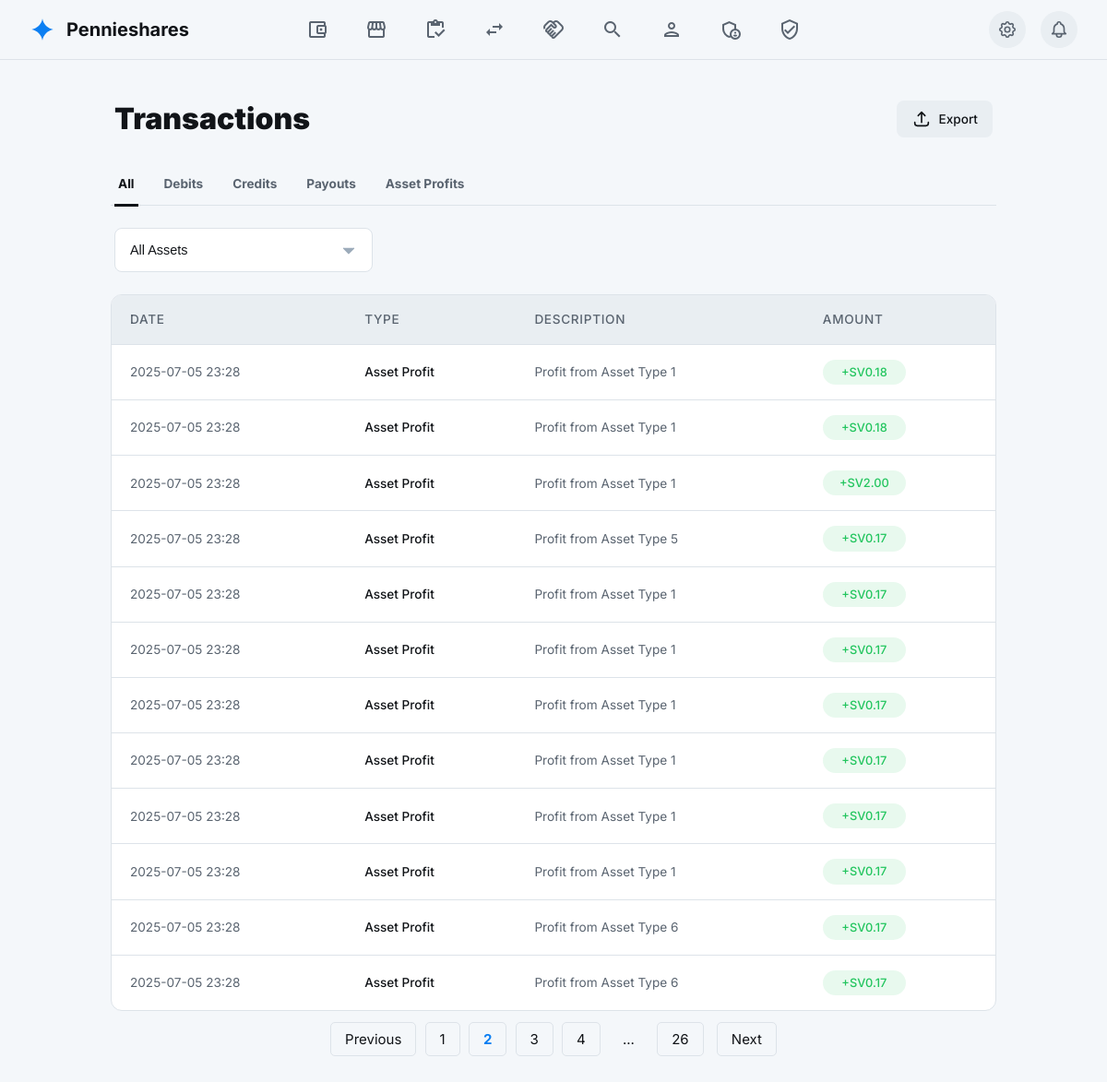
/transactions?page=2 (signed in), run on the app's committed database.
### tables this page shows
CREATE TABLE wallet_transactions (
        id INTEGER PRIMARY KEY AUTOINCREMENT,
        user_id INTEGER NOT NULL,
        type TEXT NOT NULL, -- e.g., 'credit', 'debit', 'transfer_in', 'transfer_out', 'asset_profit'
        amount DECIMAL(10, 2) NOT NULL,
        description TEXT,
        created_at DATETIME DEFAULT CURRENT_TIMESTAMP,
        FOREIGN KEY(user_id) REFERENCES users(id) ON DELETE CASCADE
    );

### src/functions.php (called while the page is built, shortened)
<?php
function getPaginatedWalletTransactions($pdo, $userId, $limit, $offset, $type = null) {
    $sql = "SELECT * FROM wallet_transactions WHERE user_id = ?";
    $params = [$userId];
    $sql .= " ORDER BY created_at DESC LIMIT ? OFFSET ?";
    $params[] = $limit;
    $params[] = $offset;
    $stmt = $pdo->prepare($sql);
    $stmt->execute($params);
    return $stmt->fetchAll(PDO::FETCH_ASSOC);
}
function getTotalWalletTransactionCount($pdo, $userId, $type = null) {
    $sql = "SELECT COUNT(*) FROM wallet_transactions WHERE user_id = ?";
    $params = [$userId];
    $stmt = $pdo->prepare($sql);
    $stmt->execute($params);
    return $stmt->fetchColumn();
}
?>

### pages/transactions.php (the view, shortened to what this page needs)
<?php
require_once __DIR__ . '/../src/functions.php';
$loggedInUser = $_SESSION['user'];
$loggedInUserId = $loggedInUser['id'];
$transactions_per_page = 12;
$current_page = isset($_GET['page']) && is_numeric($_GET['page']) ? (int)$_GET['page'] : 1;
$offset = ($current_page - 1) * $transactions_per_page;
$filter_type = isset($_GET['type']) ? $_GET['type'] : 'all';
$transactions = getPaginatedWalletTransactions($pdo, $loggedInUserId, $transactions_per_page, $offset, $filter_type);
$total_transactions = getTotalWalletTransactionCount($pdo, $loggedInUserId, $filter_type);
$total_pages = ceil($total_transactions / $transactions_per_page);
require_once __DIR__ . '/../assets/template/intro-template.php';
?>
<main>
    <div class="container">
        <div class="page-header">
            <h1 class="page-title">Transactions</h1>
            <button class="btn" id="export-btn">
                <svg class="icon" xmlns="http://www.w3.org/2000/svg" fill="none" viewBox="0 0 24 24" stroke="currentColor"><path stroke-linecap="round" stroke-linejoin="round" d="M4 16v1a3 3 0 003 3h10a3 3 0 003-3v-1m-4-8l-4-4m0 0L8 8m4-4v12" /></svg>
                <span>Export</span>
            </button>
        </div>
        <div class="tabs-nav" id="tabs-container">
            <a href="?type=all" class="tab-link <?php echo ($filter_type == 'all') ? 'active' : ''; ?>" data-filter="all">All</a>
            <a href="?type=debit" class="tab-link <?php echo ($filter_type == 'debit') ? 'active' : ''; ?>" data-filter="debit">Debits</a>
            <a href="?type=credit" class="tab-link <?php echo ($filter_type == 'credit') ? 'active' : ''; ?>" data-filter="credit">Credits</a>
            <a href="?type=payout" class="tab-link <?php echo ($filter_type == 'payout') ? 'active' : ''; ?>" data-filter="payout">Payouts</a>
            <a href="?type=asset_profit" class="tab-link <?php echo ($filter_type == 'asset_profit') ? 'active' : ''; ?>" data-filter="asset_profit">Asset Profits</a>
        </div>
        <div class="filter-controls">
            <select class="form-select" aria-label="Filter by asset">
                <option value="all">All Assets</option>
            </select>
        </div>
        <div class="table-container">
            <table class="history-table">
                <thead>
                    <tr>
                        <th>Date</th>
                        <th>Type</th>
                        <th>Description</th>
                        <th>Amount</th>
                    </tr>
                </thead>
                <tbody id="history-table-body">
                    <?php foreach ($transactions as $transaction): ?>
                        <tr data-type="<?php echo htmlspecialchars($transaction['type']); ?>">
                            <td><?php echo htmlspecialchars(date('Y-m-d H:i', strtotime($transaction['created_at']))); ?></td>
                            <td class="text-main"><?php echo htmlspecialchars(ucwords(str_replace(['_', 'transfer_in', 'transfer_out'], [' ', 'credit', 'payout'], $transaction['type']))); ?></td>
                            <td><?php echo htmlspecialchars($transaction['description']); ?></td>
                            <td>
                                <span class="status-badge <?php echo htmlspecialchars($transaction['type']); ?>">
                                    <?php echo ($transaction['type'] === 'debit' || $transaction['type'] === 'transfer_out' || $transaction['type'] === 'payout') ? '-' : '+'; ?>SV<?php echo number_format(abs($transaction['amount']), 2); ?>
                                </span>
                            </td>
                        </tr>
                    <?php endforeach; ?>
                </tbody>
            </table>
        </div>
        <div class="pagination" style="margin-top: 20px; text-align: center;">
            <?php if ($total_pages > 1): ?>
                <?php
                $range = 2;
                $start_page = max(1, $current_page - $range);
                $end_page = min($total_pages, $current_page + $range);
                ?>
                <?php if ($current_page > 1): ?>
                    <a href="?page=<?php echo $current_page - 1; ?><?php echo ($filter_type !== 'all') ? '&type=' . $filter_type : ''; ?>" style="padding: 8px 15px; border: 1px solid var(--border-color); border-radius: 5px; margin-right: 5px; text-decoration: none; color: var(--text-primary);">Previous</a>
                <?php endif; ?>
                <?php for ($i = $start_page; $i <= $end_page; $i++): ?>
                    <a href="?page=<?php echo $i; ?><?php echo ($filter_type !== 'all') ? '&type=' . $filter_type : ''; ?>" style="padding: 8px 15px; border: 1px solid var(--border-color); border-radius: 5px; margin-right: 5px; text-decoration: none; color: <?php echo ($i == $current_page) ? 'var(--accent-color)' : 'var(--text-primary)'; ?>; font-weight: <?php echo ($i == $current_page) ? 'bold' : 'normal'; ?>;"><?php echo $i; ?></a>
                <?php endfor; ?>
                <?php if ($end_page < $total_pages): ?>
                    <?php if ($end_page < $total_pages - 1): ?>
                        <span style="padding: 8px 15px; margin-right: 5px;">...</span>
                    <?php endif; ?>
                    <a href="?page=<?php echo $total_pages; ?><?php echo ($filter_type !== 'all') ? '&type=' . $filter_type : ''; ?>" style="padding: 8px 15px; border: 1px solid var(--border-color); border-radius: 5px; margin-right: 5px; text-decoration: none; color: var(--text-primary);"><?php echo $total_pages; ?></a>
                <?php endif; ?>
                <?php if ($current_page < $total_pages): ?>
                    <a href="?page=<?php echo $current_page + 1; ?><?php echo ($filter_type !== 'all') ? '&type=' . $filter_type : ''; ?>" style="padding: 8px 15px; border: 1px solid var(--border-color); border-radius: 5px; margin-left: 5px; text-decoration: none; color: var(--text-primary);">Next</a>
                <?php endif; ?>
            <?php endif; ?>
        </div>
    </div>
</main>
<?php
require_once __DIR__ . '/../assets/template/end-template.php';
?>

### assets/template/intro-template.php (style rules this page uses)
:root { --font-primary: 'Inter', 'Noto Sans', sans-serif; --bg-primary-light: #f4f7fa; --bg-secondary-light: #ffffff; --bg-tertiary-light: #e9eef2; --text-primary-light: #111418; --text-secondary-light: #5a6470; --border-color-light: #dde3e9; --accent-color-light: #0c7ff2; --accent-text-light: #ffffff; --bg-primary-dark: #111418; --bg-secondary-dark: #1b2127; --bg-tertiary-dark: #283039; --text-primary-dark: #ffffff; --text-secondary-dark: #9cabba; --border-color-dark: #3b4754; --accent-color-dark: #0c7ff2; --accent-text-dark: #ffffff; --bg-primary: var(--bg-primary-light); --bg-secondary: var(--bg-secondary-light); --bg-tertiary: var(--bg-tertiary-light); --text-primary: var(--text-primary-light); --text-secondary: var(--text-secondary-light); --border-color: var(--border-color-light); --accent-color: var(--accent-color-light); --accent-text: var(--accent-text-light); }
*, *::before, *::after { box-sizing: border-box; margin: 0; padding: 0; }
body { font-family: var(--font-primary); background-color: var(--bg-primary); color: var(--text-primary); min-height: 100vh; font-size: 16px; line-height: 1.5; transition: background-color 0.3s ease, color 0.3s ease; overflow-x: hidden; }
a { text-decoration: none; color: inherit; transition: color 0.2s ease; }
button { font-family: inherit; cursor: pointer; border: none; background: none; color: inherit; }
.icon { width: 24px; height: 24px; stroke-width: 2; display: inline-block; vertical-align: middle; }

### data on the page
wallet_transactions: created_at "2025-07-05 23:28", type "Asset Profit", description "Profit from Asset Type 1", amount "0.18"
wallet_transactions: created_at "2025-07-05 23:28", type "Asset Profit", description "Profit from Asset Type 1", amount "0.18"
wallet_transactions: created_at "2025-07-05 23:28", type "Asset Profit", description "Profit from Asset Type 1", amount "2.00"
wallet_transactions: created_at "2025-07-05 23:28", type "Asset Profit", description "Profit from Asset Type 5", amount "0.17"
wallet_transactions: created_at "2025-07-05 23:28", type "Asset Profit", description "Profit from Asset Type 1", amount "0.17"
wallet_transactions: created_at "2025-07-05 23:28", type "Asset Profit", description "Profit from Asset Type 1", amount "0.17"
wallet_transactions: created_at "2025-07-05 23:28", type "Asset Profit", description "Profit from Asset Type 1", amount "0.17"
wallet_transactions: created_at "2025-07-05 23:28", type "Asset Profit", description "Profit from Asset Type 1", amount "0.17"
wallet_transactions: created_at "2025-07-05 23:28", type "Asset Profit", description "Profit from Asset Type 1", amount "0.17"
wallet_transactions: created_at "2025-07-05 23:28", type "Asset Profit", description "Profit from Asset Type 1", amount "0.17"
wallet_transactions: created_at "2025-07-05 23:28", type "Asset Profit", description "Profit from Asset Type 6", amount "0.17"
wallet_transactions: created_at "2025-07-05 23:28", type "Asset Profit", description "Profit from Asset Type 6", amount "0.17"

### other printed values
$total_pages "26"
